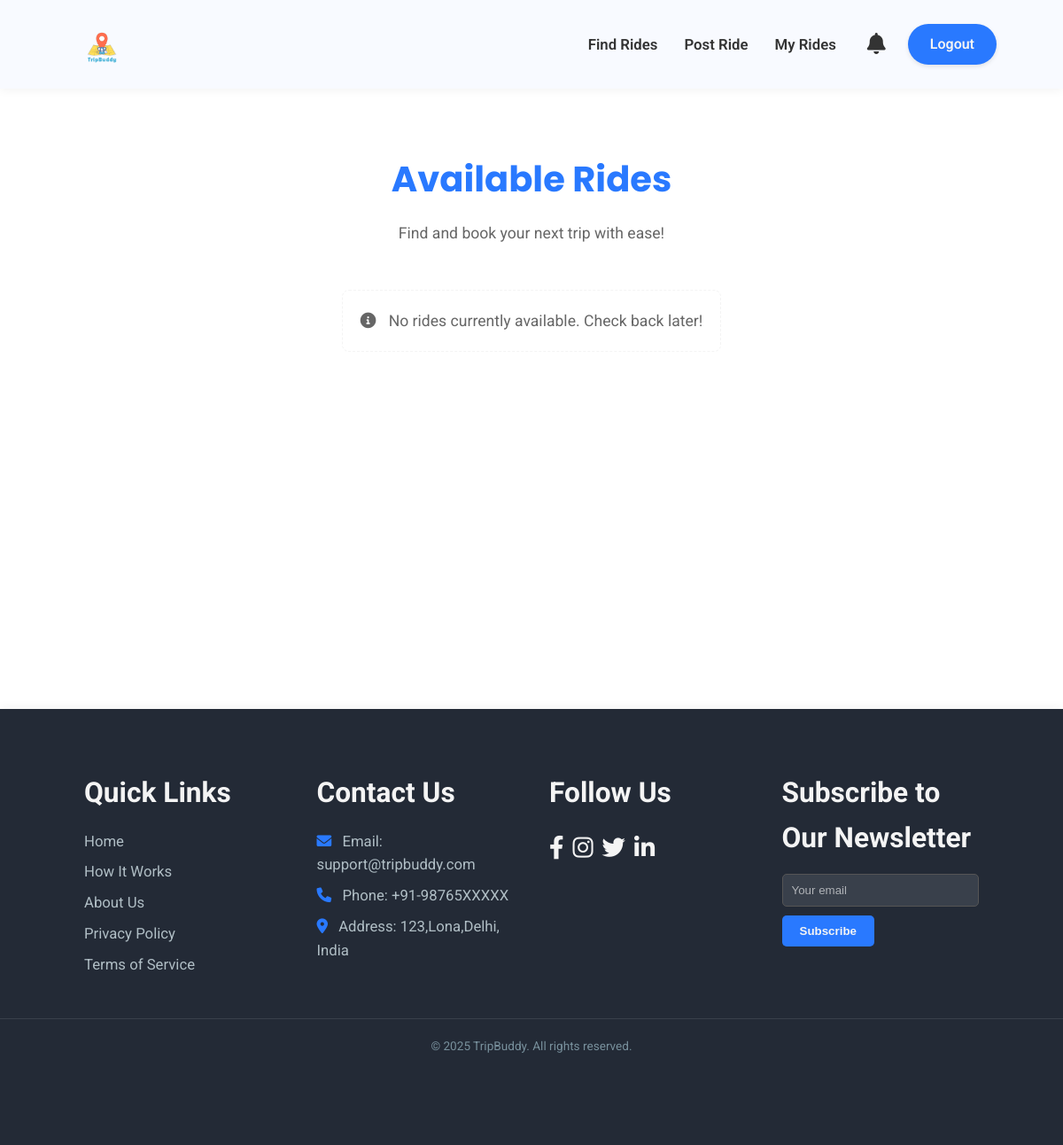
/find_rides (signed in), run on an earlier commit of the app's database.
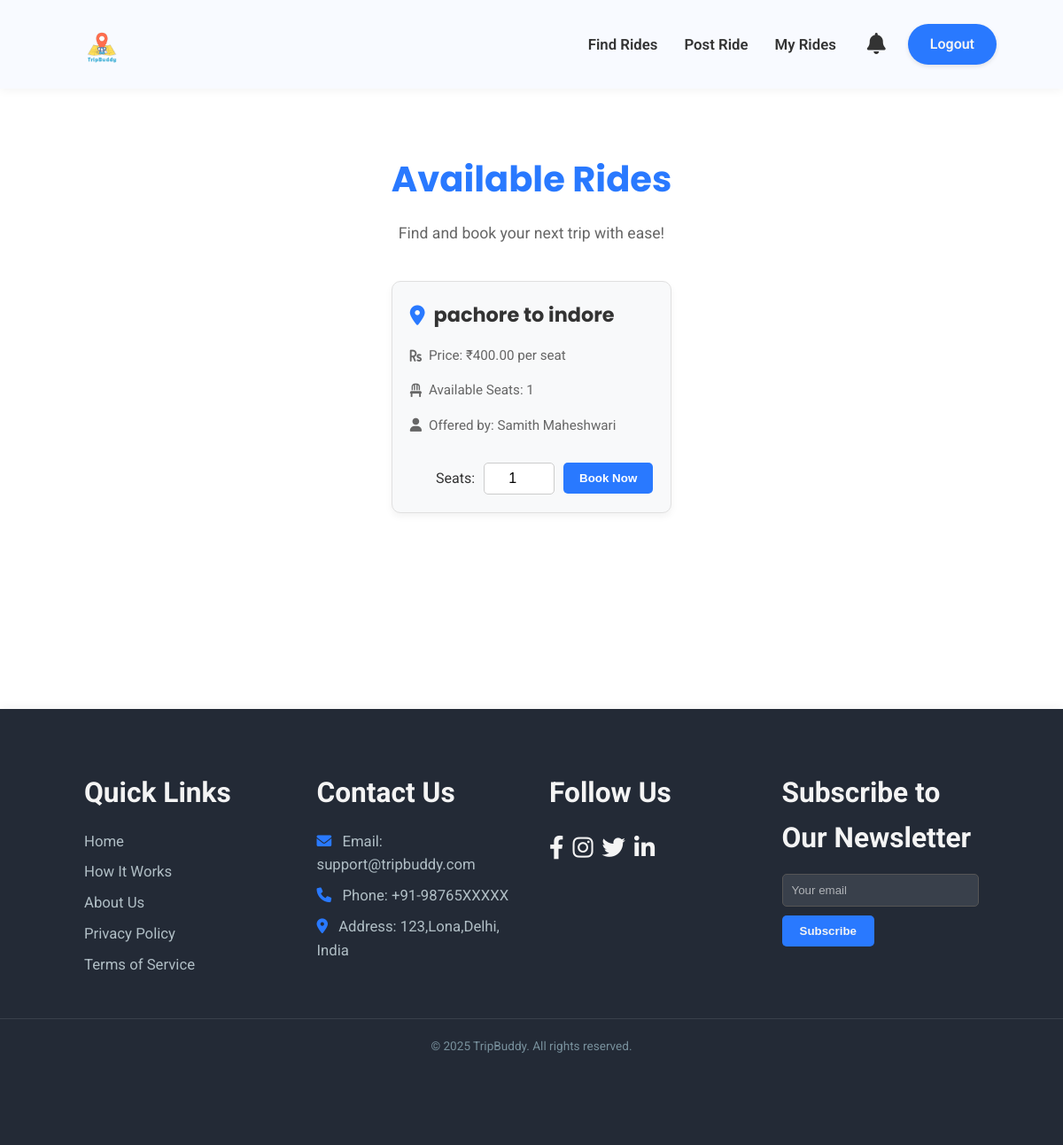
And on a later commit of the database.
### models.py (models this page shows, shortened)
class Ride(db.Model):
    id = db.Column(db.Integer, primary_key=True)
    start_location = db.Column(db.String(100), nullable=False)
    end_location = db.Column(db.String(100), nullable=False)
    price = db.Column(db.Float, nullable=False)
    seats = db.Column(db.Integer, nullable=False) # Represents available seats
    creator_id = db.Column(db.Integer, db.ForeignKey('user.id'), nullable=False)

class User(UserMixin, db.Model):
    id = db.Column(db.Integer, primary_key=True)
    username = db.Column(db.String(80), unique=True, nullable=False)
    email = db.Column(db.String(120), unique=True, nullable=False)
    password = db.Column(db.String(120), nullable=False)
    role = db.Column(db.String(20), nullable=False) # e.g., 'Renter', 'Provider'
    rides_created = db.relationship('Ride', backref='creator', lazy=True)
    rides_taken = db.Column(db.Integer, default=0, nullable=False)
    can_offer_rides = db.Column(db.Boolean, default=False, nullable=False)
    can_find_rides = db.Column(db.Boolean, default=False, nullable=False)

### app.py (the view)
@app.route('/find_rides')
@login_required
def find_rides():
    if not current_user.can_find_rides:
        flash('You need to activate "Find a Ride" from your dashboard to view and book rides.', 'warning')
        return redirect(url_for('dashboard'))
    rides = Ride.query.filter(Ride.seats > 0, Ride.creator_id != current_user.id).all()
    return render_template('find_rides.html', rides=rides)

### app.py (called while the page is built)
@login_manager.user_loader
def load_user(user_id):
    return User.query.get(int(user_id))

### templates/find_rides.html (shortened to what this page needs)
<!DOCTYPE html>
<html lang="en">
<head>
    <link rel="stylesheet" href="https://cdnjs.cloudflare.com/ajax/libs/font-awesome/6.0.0-beta3/css/all.min.css">
    <link rel="stylesheet" href="{{ url_for('static', filename='css/main.css') }}">
    <link rel="stylesheet" href="{{ url_for('static', filename='css/dashboard.css') }}">
</head>
<body>
    <header class="dashboard-header">
        <div class="header-container">
            <div class="logo">
                <img src="{{ url_for('static', filename='images/tripbuddy.png') }}" alt="TripBuddy Logo" class="logo-img">
            </div>
            <div class="header-right-section">
                <nav class="dashboard-nav-header">
                    <ul>
                        <li><a href="{{ url_for('find_rides') }}" {% if not current_user.can_find_rides %}class="disabled-link" onclick="return false;"{% endif %}>Find Rides</a></li>
                        <li><a href="{{ url_for('post_ride') }}" {% if not current_user.can_offer_rides %}class="disabled-link" onclick="return false;"{% endif %}>Post Ride</a></li>
                        <li><a href="#">My Rides</a></li>
                    </ul>
                </nav>
                <div class="header-actions">
                    <button class="notification-bell" aria-label="Notifications">
                        <i class="fas fa-bell"></i>
                    </button>
                    <a href="{{ url_for('logout') }}" class="logout-btn-header">Logout</a>
                </div>
            </div>
        </div>
    </header>
    <main class="find-rides-main">
        <div class="find-rides-container">
            <h1 class="find-rides-heading">Available Rides</h1>
            <p class="find-rides-subheading">Find and book your next trip with ease!</p>
            {% if not current_user.can_find_rides %}
                <div class="activation-required">
                    <h2>Feature Not Activated</h2>
                    <p>As a **Provider**, you need to activate the "Find a Ride" feature from your dashboard to view and book rides.</p>
                    <a href="{{ url_for('dashboard') }}" class="btn-go-dashboard">Go to Dashboard to Activate</a>
                </div>
            {% else %}
                {% if rides %}
                    <div class="rides-list">
                        {% for ride in rides %}
                            <div class="ride-card">
                                <h3><i class="fas fa-map-marker-alt"></i> {{ ride.start_location }} to {{ ride.end_location }}</h3>
                                <p><i class="fas fa-rupee-sign"></i> Price: ₹{{ "%.2f"|format(ride.price) }} per seat</p>
                                <p><i class="fas fa-chair"></i> Available Seats: {{ ride.seats }}</p>
                                <p><i class="fas fa-user"></i> Offered by: {{ ride.creator.username }}</p>
                                <div class="ride-actions">
                                    <form action="{{ url_for('book_ride', ride_id=ride.id) }}" method="POST" style="display: flex; gap: 10px; align-items: center;">
                                        <label for="seats-{{ ride.id }}">Seats:</label>
                                        <input type="number" id="seats-{{ ride.id }}" name="seats_to_book" value="1" min="1" max="{{ ride.seats }}" required>
                                        <button type="submit" class="btn-book-ride">Book Now</button>
                                    </form>
                                </div>
                            </div>
                        {% endfor %}
                    </div>
                {% else %}
                    <p class="no-rides-message"><i class="fas fa-info-circle"></i> No rides currently available. Check back later!</p>
                {% endif %}
            {% endif %}
        </div>
    </main>
    <footer class="main-footer section-padding">
        <div class="footer-container container">
            <div class="footer-links-group">
                <h4>Quick Links</h4>
                <a href="{{ url_for('home') }}">Home</a>
                <a href="{{ url_for('home') }}#how-it-works">How It Works</a>
                <a href="{{ url_for('about') }}">About Us</a>
                <a href="#">Privacy Policy</a>
                <a href="#">Terms of Service</a>
            </div>
            <div class="footer-contact-group">
                <h4>Contact Us</h4>
                <p><i class="fas fa-envelope"></i> Email: support@tripbuddy.com</p>
                <p><i class="fas fa-phone"></i> Phone: +91-98765XXXXX</p>
                <p><i class="fas fa-map-marker-alt"></i> Address: 123,Lona,Delhi, India</p>
            </div>
            <div class="footer-social-group">
                <h4>Follow Us</h4>
                <div class="social-icons">
                    <a href="https://www.facebook.com" target="_blank" aria-label="Facebook"><i class="fab fa-facebook-f"></i></a>
                    <a href="https://www.instagram.com" target="_blank" aria-label="Instagram"><i class="fab fa-instagram"></i></a>
                    <a href="https://www.twitter.com" target="_blank" aria-label="Twitter"><i class="fab fa-twitter"></i></a>
                    <a href="https://www.linkedin.com" target="_blank" aria-label="LinkedIn"><i class="fab fa-linkedin-in"></i></a>
                </div>
            </div>
            <div class="footer-newsletter-group">
                <h4>Subscribe to Our Newsletter</h4>
                <form class="newsletter-form">
                    <input type="email" placeholder="Your email" required />
                    <button type="submit">Subscribe</button>
                </form>
            </div>
        </div>
        <p class="footer-copy">&copy; 2025 TripBuddy. All rights reserved.</p>
    </footer>
</body>
</html>

### static/css/main.css (style rules this page uses)
* { margin: 0; padding: 0; box-sizing: border-box; }
:root { --primary-color: #2979FF; --secondary-color: #FFD600; --dark-blue-hover: #1976D2; --dark-yellow-hover: #FFC107; --text-dark: #333333; --text-light: #f4f4f4; --background-light: #ffffff; --bg-dark: #232a36; --shadow-light: rgba(0, 0, 0, 0.05); --shadow-medium: rgba(0, 0, 0, 0.15); --poppins: 'Poppins', sans-serif; --roboto: 'Roboto', sans-serif; --primary-color-dark: #1976D2; --text-white: #ffffff; --bg-card: #ffffff; --text-medium: #666; }
body { font-family: var(--roboto); line-height: 1.6; color: var(--text-dark); background-color: #F0F2F5; overflow-x: hidden; display: flex; flex-direction: column; min-height: 100vh; }
.container { width: 90%; max-width: 1200px; margin: 0 auto; }
h1, h2, h3 { font-family: var(--poppins); color: var(--text-dark); margin-bottom: 20px; }
.section-padding { padding: 80px 0; }
.logo img { height: 80px; width: auto; display: block; }
.main-footer { background: var(--bg-dark); color: #B0BEC5; text-align: center; box-shadow: 0 -2px 10px var(--shadow-light); padding-top: 50px; margin-top: auto; }
.main-footer .footer-container { display: flex; flex-wrap: wrap; justify-content: space-around; margin-bottom: 20px; font-size: 1.1em; padding: 0 15px; }
.footer-links-group, .footer-contact-group, .footer-social-group, .footer-newsletter-group { margin: 20px; min-width: 200px; flex: 1; max-width: 280px; text-align: left; }
.footer-links-group h4, .footer-contact-group h4, .footer-social-group h4, .footer-newsletter-group h4 { margin-bottom: 15px; font-size: 1.8em; color: var(--text-light); }
.footer-links-group a, .footer-contact-group p { display: block; color: #B0BEC5; text-decoration: none; margin-bottom: 8px; font-size: 0.95em; }
.footer-contact-group p i { margin-right: 8px; color: var(--primary-color); }
.footer-social-group .social-icons { margin-top: 0; display: flex; justify-content: flex-start; }
.footer-social-group .social-icons a { margin: 0 10px 0 0; font-size: 1.5em; color: var(--text-light); }
.footer-newsletter-group .newsletter-form { display: flex; flex-direction: column; align-items: flex-start; }
.footer-newsletter-group input { padding: 10px; width: 100%; max-width: 250px; margin-bottom: 10px; border: 1px solid #555; background-color: rgba(255, 255, 255, 0.1); color: var(--text-light); border-radius: 5px; }
.footer-newsletter-group input::placeholder { color: rgba(255, 255, 255, 0.6); }
.footer-newsletter-group button { padding: 10px 20px; background-color: var(--primary-color); color: var(--text-light); border: none; cursor: pointer; border-radius: 5px; font-weight: bold; transition: background-color 0.3s ease; }
.footer-copy { border-top: 1px solid rgba(255, 255, 255, 0.1); padding-top: 20px; margin-top: 20px; padding-bottom: 20px; font-size: 0.85em; color: #78909C; }

What changed in the data, as far as the page shows it:
now on this page (row edited): Ride: start_location "pachore", end_location "indore", price "400.00", seats "1", creator.username "Samith Maheshwari", seats_to_book "1"
Also different on the page:
text no longer shown: "No rides currently available. Check back later!"
